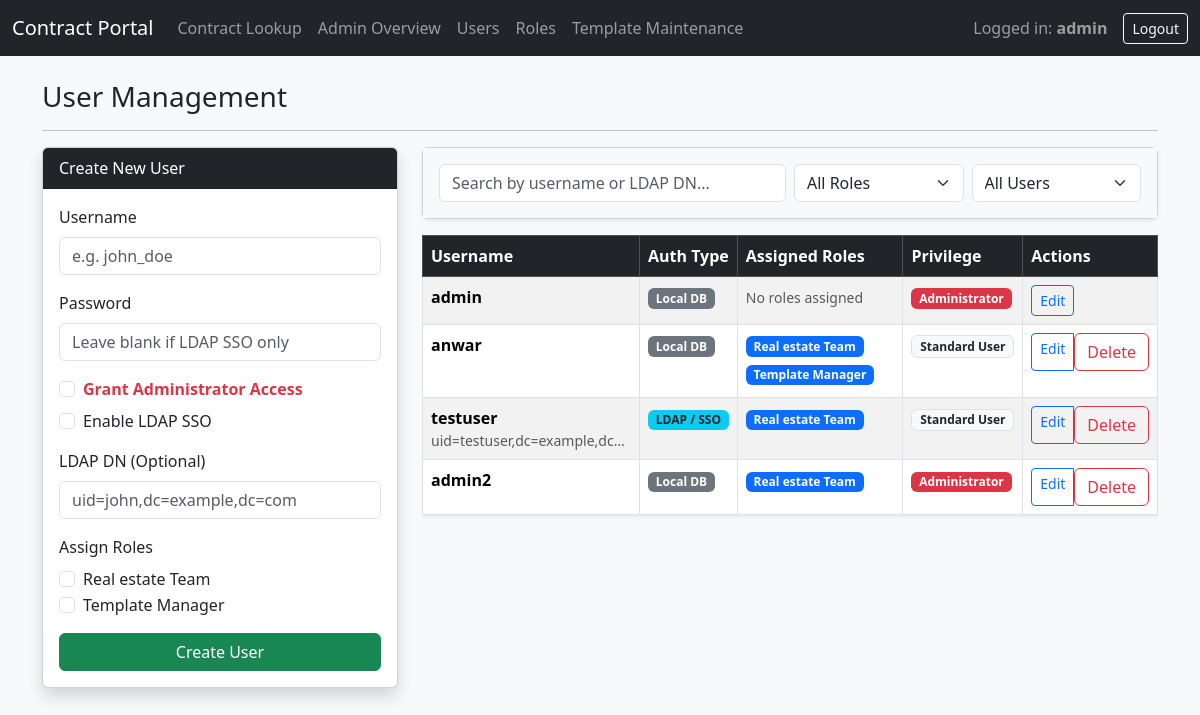
The app's page /admin/users (signed in) with its own data.
### models.py (models this page shows, shortened)
class User(UserMixin, db.Model):
    id = db.Column(db.Integer, primary_key=True)
    username = db.Column(db.String(80), unique=True, nullable=False)
    password_hash = db.Column(db.String(255), nullable=True)
    is_admin = db.Column(db.Boolean, default=False)
    is_ldap_user = db.Column(db.Boolean, default=False)
    ldap_dn = db.Column(db.String(255), nullable=True)
    roles = db.relationship('Role', secondary=user_roles, backref=db.backref('users', lazy='dynamic'))

class Role(db.Model):
    id = db.Column(db.Integer, primary_key=True)
    name = db.Column(db.String(80), unique=True, nullable=False)
    description = db.Column(db.String(255), nullable=True)
    templates = db.relationship('ContractTemplate', secondary=role_templates, backref=db.backref('roles', lazy='dynamic'))

### app.py (the view, shortened to what this page needs)
@app.route('/admin/users', methods=['GET', 'POST'])
@login_required
def admin_users():
    if not current_user.is_admin:
        return redirect(url_for('user_dashboard'))
    users = User.query.all()
    roles = Role.query.all()
    return render_template('admin/users.html', users=users, roles=roles)

### app.py (called while the page is built)
@login_manager.user_loader
def load_user(user_id):
    return User.query.get(int(user_id))

### templates/admin/users.html (shortened to what this page needs)
{% extends 'base.html' %}
{% block content %}
<h3>User Management</h3>
<hr>
<div class="row">
    <div class="col-md-4">
        <div class="card shadow mb-4">
            <div class="card-header bg-dark text-white">Create New User</div>
            <div class="card-body">
                <form method="POST" action="{{ url_for('admin_users') }}">
                    <div class="mb-3">
                        <label class="form-label">Username</label>
                        <input type="text" name="username" class="form-control" required placeholder="e.g. john_doe">
                    </div>
                    <div class="mb-3">
                        <label class="form-label">Password</label>
                        <input type="password" name="password" class="form-control" placeholder="Leave blank if LDAP SSO only">
                    </div>
                    <div class="form-check mb-2">
                        <input class="form-check-input" type="checkbox" name="is_admin" id="is_admin">
                        <label class="form-check-label fw-bold text-danger" for="is_admin">Grant Administrator Access</label>
                    </div>
                    <div class="form-check mb-3">
                        <input class="form-check-input" type="checkbox" name="is_ldap" id="is_ldap">
                        <label class="form-check-label" for="is_ldap">Enable LDAP SSO</label>
                    </div>
                    <div class="mb-3">
                        <label class="form-label">LDAP DN (Optional)</label>
                        <input type="text" name="ldap_dn" class="form-control" placeholder="uid=john,dc=example,dc=com">
                    </div>
                    <div class="mb-3">
                        <label class="form-label">Assign Roles</label>
                        {% for r in roles %}
                        <div class="form-check">
                            <input class="form-check-input" type="checkbox" name="roles" value="{{ r.id }}" id="role_add_{{ r.id }}">
                            <label class="form-check-label" for="role_add_{{ r.id }}">{{ r.name }}</label>
                        </div>
                        {% endfor %}
                    </div>
                    <button type="submit" class="btn btn-success w-100">Create User</button>
                </form>
            </div>
        </div>
    </div>
    <div class="col-md-8">
        <div class="card shadow-sm mb-3">
            <div class="card-body bg-light">
                <div class="row g-2">
                    <div class="col-md-6">
                        <input type="text" id="userSearchInput" class="form-control" placeholder="Search by username or LDAP DN...">
                    </div>
                    <div class="col-md-3">
                        <select id="roleFilterSelect" class="form-select">
                            <option value="ALL">All Roles</option>
                        </select>
                    </div>
                    <div class="col-md-3">
                        <select id="typeFilterSelect" class="form-select">
                            <option value="ALL">All Users</option>
                        </select>
                    </div>
                </div>
            </div>
        </div>
        <div class="table-responsive">
            <table class="table table-bordered table-striped shadow-sm" id="usersTable">
                <thead class="table-dark">
                    <tr>
                        <th>Username</th>
                        <th>Auth Type</th>
                        <th>Assigned Roles</th>
                        <th>Privilege</th>
                        <th>Actions</th>
                    </tr>
                </thead>
                <tbody>
                    {% for u in users %}
                    <tr class="user-row"
                        data-username="{{ u.username | lower }}"
                        data-ldapdn="{{ (u.ldap_dn or '') | lower }}"
                        data-roles="{% for r in u.roles %}{{ r.name | lower }} {% endfor %}"
                        data-isadmin="{% if u.is_admin %}true{% else %}false{% endif %}"
                        data-isldap="{% if u.is_ldap_user %}true{% else %}false{% endif %}">
                        <td>
                            <strong class="user-name-text">{{ u.username }}</strong>
                            {% if u.ldap_dn %}
                            <br><small class="text-muted d-block text-truncate" style="max-width: 200px;">{{ u.ldap_dn }}</small>
                            {% endif %}
                        </td>
                        <td>
                            {% if u.is_ldap_user %}
                            <span class="badge bg-info text-dark">LDAP / SSO</span>
                            {% else %}
                            <span class="badge bg-secondary">Local DB</span>
                            {% endif %}
                        </td>
                        <td>
                            {% if u.roles %}
                                {% for r in u.roles %}
                                <span class="badge bg-primary mb-1">{{ r.name }}</span>
                                {% endfor %}
                            {% else %}
                                <span class="text-muted small">No roles assigned</span>
                            {% endif %}
                        </td>
                        <td>
                            {% if u.is_admin %}
                            <span class="badge bg-danger">Administrator</span>
                            {% else %}
                            <span class="badge bg-light text-dark border">Standard User</span>
                            {% endif %}
                        </td>
                        <td>
                            <div class="btn-group btn-group-sm">
                                <a href="{{ url_for('admin_edit_user', user_id=u.id) }}" class="btn btn-outline-primary">Edit</a>
                                {% if u.id != current_user.id %}
                                <form action="{{ url_for('admin_delete_user', user_id=u.id) }}" method="POST" onsubmit="return confirm('Delete user {{ u.username }}?');" class="d-inline">
                                    <button type="submit" class="btn btn-outline-danger">Delete</button>
                                </form>
                                {% endif %}
                            </div>
                        </td>
                    </tr>
                    {% endfor %}
                </tbody>
            </table>
        </div>
    </div>
</div>
{% endblock %}

### templates/base.html (shortened to what this page needs)
<!DOCTYPE html>
<html lang="en">
<head>
    <link href="https://cdn.jsdelivr.net/npm/bootstrap@5.3.2/dist/css/bootstrap.min.css" rel="stylesheet">
    <link rel="stylesheet" href="{{ url_for('static', filename='css/style.css') }}">
</head>
<body class="bg-light">
<nav class="navbar navbar-expand-lg navbar-dark bg-dark">
  <div class="container-fluid">
    <a class="navbar-brand" href="#">Contract Portal</a>
    <div class="collapse navbar-collapse">
      {% if current_user.is_authenticated %}
      <ul class="navbar-nav me-auto mb-2 mb-lg-0">
        <li class="nav-item"><a class="nav-link" href="{{ url_for('user_dashboard') }}">Contract Lookup</a></li>
        {% if current_user.is_admin %}
        <li class="nav-item"><a class="nav-link" href="{{ url_for('admin_dashboard') }}">Admin Overview</a></li>
        <li class="nav-item"><a class="nav-link" href="{{ url_for('admin_users') }}">Users</a></li>
        <li class="nav-item"><a class="nav-link" href="{{ url_for('admin_roles') }}">Roles</a></li>
         {% endif %}
        {% set is_template_mgr = current_user.roles | selectattr('name', 'equalto', 'Template Manager') | list | length > 0 %}
        {% if current_user.is_admin or is_template_mgr %}
        <li class="nav-item">
            <a class="nav-link" href="{{ url_for('admin_templates') }}">Template Maintenance</a>
        </li>
        {% endif %}
      </ul>
      <span class="navbar-text me-3">Logged in: <strong>{{ current_user.username }}</strong></span>
      <a class="btn btn-outline-light btn-sm" href="{{ url_for('logout') }}">Logout</a>
      {% endif %}
    </div>
  </div>
</nav>
<div class="container mt-4">
    {% block content %}{% endblock %}
</div>
</body>
</html>

### records on screen
User: username "admin", is_ldap_user "Local DB", shows "No roles assigned", is_admin "Administrator"
Role: name "Real estate Team"
Role: name "Template Manager"
User: username "anwar", is_ldap_user "Local DB", is_admin "Standard User"
User: username "testuser", ldap_dn "uid=testuser,dc=example,dc…", is_ldap_user "LDAP / SSO", is_admin "Standard User"
User: username "admin2", is_ldap_user "Local DB", is_admin "Administrator"
